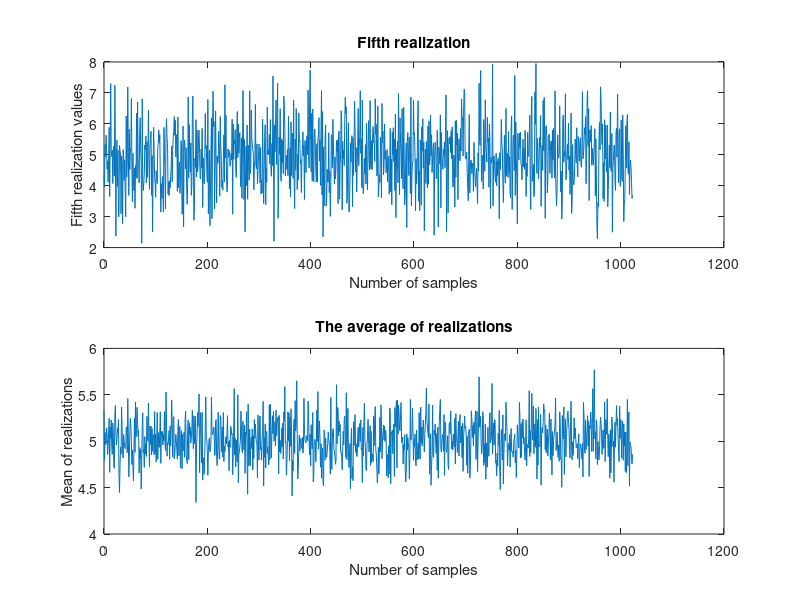

Recreate this plot in MATLAB.
clear; clf;
load process.mat       % load data to Matlab
process=Received_Data; % rename the data in process.mat that is called Received_Data
[N, M]=size(process);  % N= number of samples per realization

% M = number of realizations
for m=1:M,
realization{m}=process(:,m); % Obtain each realization separately
end

% Note: at the end of the "for loop", realization{:} creates a cell of dimension 1xM
% Here, we have considered r5=realization{5}; hence r5 is an Nx1 vector of the 5th realization

n=0:N-1;
x=mean(process,2); % Average realizations
figure(1);
subplot(211); plot(n, realization{5}); % Plot fifth realization
title('Fifth realization'); xlabel('Number of samples'); ylabel('Fifth realization values');
subplot(212); plot(n, x); % Plot the average of realizations
title('The average of realizations'); xlabel('Number of samples'); ylabel('Mean of realizations');

